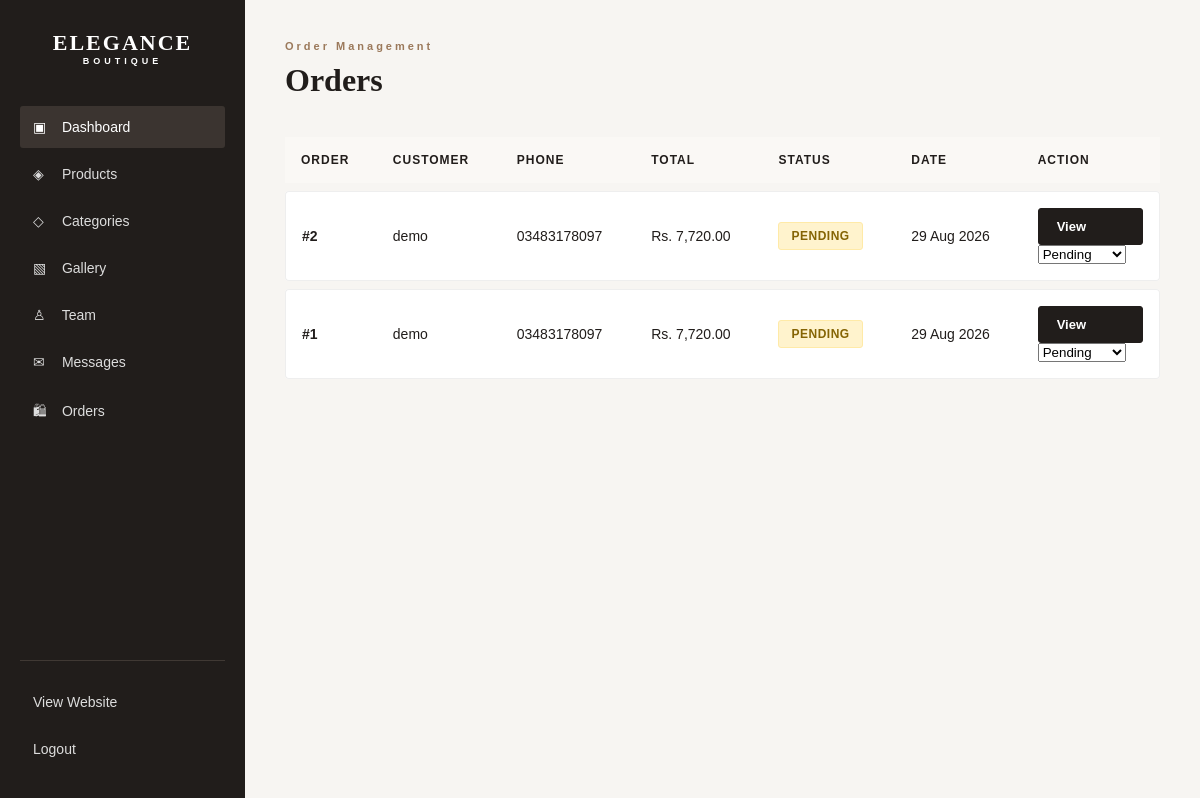
The app's page /admin/orders.php (signed in) with its own data.
### tables this page shows
CREATE TABLE `orders` (
  `id` int(11) NOT NULL,
  `customer_name` varchar(100) NOT NULL,
  `phone` varchar(30) NOT NULL,
  `address` text NOT NULL,
  `total_amount` decimal(10,2) NOT NULL DEFAULT 0.00,
  `status` enum('Pending','Confirmed','Processing','Shipped','Delivered','Cancelled') NOT NULL DEFAULT 'Pending',
  `created_at` timestamp NOT NULL DEFAULT current_timestamp()
);

### admin/orders.php (the view, shortened to what this page needs)
<?php
require_once "../config/database.php";
$sql = "
    SELECT
        id,
        customer_name,
        phone,
        address,
        total_amount,
        status,
        created_at
    FROM orders
    ORDER BY id DESC
";
$result = mysqli_query($conn, $sql);
$orders = [];
if ($result) {
    while ($row = mysqli_fetch_assoc($result)) {
        $orders[] = $row;
    }
} else {
    $errorMessage = "Failed to fetch orders: " . mysqli_error($conn);
}
?>
<!DOCTYPE html>
<html lang="en">
<head>
    <link
        rel="stylesheet"
        href="admin.css"
    >
</head>
<body>
</body>
<div class="admin-layout">
    <aside class="sidebar">
        <div class="admin-logo">
            <a href="../index.php">
                ELEGANCE
                <span>
                    BOUTIQUE
                </span>
            </a>
        </div>
        <nav class="sidebar-nav">
            <a
                href="dashboard.php"
                class="active"
            >
                <span>▣</span>
                Dashboard
            </a>
            <a href="products.php">
                <span>◈</span>
                Products
            </a>
            <a href="categories.php">
                <span>◇</span>
                Categories
            </a>
            <a href="gallery.php">
                <span>▧</span>
                Gallery
            </a>
            <a href="team.php">
                <span>♙</span>
                Team
            </a>
            <a href="messages.php">
                <span>✉</span>
                Messages
            </a>
<a href="orders.php">
    <span>🛍</span>
    Orders
</a>
        </nav>
        <div class="sidebar-bottom">
            <a
                href="../index.php"
                target="_blank"
            >
                View Website
            </a>
            <a href="logout.php">
                Logout
            </a>
        </div>
    </aside>
    <div class="admin-main">
        <div class="admin-page-header">
            <div>
                <p class="eyebrow">
                    Order Management
                </p>
                <h1>
                    Orders
                </h1>
            </div>
        </div>
        <?php if (empty($orders)): ?>
            <div class="admin-empty">
                <h3>
                    No Orders Yet
                </h3>
                <p>
                    Customer orders will appear here once they
                    place an order.
                </p>
            </div>
        <?php else: ?>
            <div class="admin-table-wrapper">
            <table class="admin-table">
                <thead>
                    <tr>
                        <th>
                            Order
                        </th>
                        <th>
                            Customer
                        </th>
                        <th>
                            Phone
                        </th>
                        <th>
                            Total
                        </th>
                        <th>
                            Status
                        </th>
                        <th>
                            Date
                        </th>
                        <th>
                            Action
                        </th>
                    </tr>
                </thead>
                <tbody>
                    <?php foreach ($orders as $order): ?>
                        <tr>
                            <td>
                                <strong>
                                    #<?= $order["id"] ?>
                                </strong>
                            </td>
                            <td>
                                <?= htmlspecialchars(
                                    $order["customer_name"]
                                ) ?>
                            </td>
                            <td>
                                <?= htmlspecialchars(
                                    $order["phone"]
                                ) ?>
                            </td>
                            <td>
                                Rs.
                                <?= number_format(
                                    $order["total_amount"],
                                    2
                                ) ?>
                            </td>
                            <td>
                                <span
                                    class="order-status status-<?= strtolower(
                                        $order["status"]
                                    ) ?>"
                                >
                                    <?= htmlspecialchars(
                                        $order["status"]
                                    ) ?>
                                </span>
                            </td>
                            <td>
                                <?= date(
                                    "d M Y",
                                    strtotime(
                                        $order["created_at"]
                                    )
                                ) ?>
                            </td>
                            <td>
                                <div class="order-actions">
                                    <a
                                        href="order_view.php?id=<?= $order["id"] ?>"
                                        class="admin-btn view-btn"
                                    >
                                        View
                                    </a>
                                    <form
                                        method="POST"
                                        class="status-form"
                                        onsubmit="return confirm('Update order status?')"
                                    >
                                        <select
                                            name="status"
                                            onchange="this.form.submit()"
                                            title="Update order status"
                                        >
                                            <?php foreach (ALLOWED_STATUSES as $status): ?>
                                                <option
                                                    value="<?= $status ?>"
                                                    <?= $order["status"] === $status
                                                        ? "selected"
                                                        : "" ?>
                                                >
                                                    <?= $status ?>
                                                </option>
                                            <?php endforeach; ?>
                                        </select>
                                    </form>
                                </div>
                            </td>
                        </tr>
                    <?php endforeach; ?>
                </tbody>
            </table>
        </div>
        <?php endif; ?>
    </div>
</div>

### admin/admin.css (style rules this page uses)
* { box-sizing: border-box; }
html { scroll-behavior: smooth; }
body { margin: 0; font-family: Arial, Helvetica, sans-serif; background: #f7f5f2; color: #211d1b; }
a { text-decoration: none; }
.admin-btn { width: 100%; padding: 14px; background: #211d1b; color: #ffffff; border: none; cursor: pointer; font-size: 15px; transition: 0.2s ease; }
.admin-layout { display: flex; min-height: 100vh; }
.sidebar { width: 245px; flex-shrink: 0; background: #211d1b; color: #ffffff; padding: 30px 20px; display: flex; flex-direction: column; }
.admin-logo { margin-bottom: 40px; text-align: center; }
.admin-logo a { color: #ffffff; text-decoration: none; font-family: Georgia, serif; font-size: 22px; font-weight: bold; letter-spacing: 2px; }
.admin-logo span { display: block; font-family: Arial, sans-serif; font-size: 9px; letter-spacing: 4px; }
.sidebar-nav { display: flex; flex-direction: column; gap: 5px; }
.sidebar-nav a, .sidebar-bottom a { color: #dddddd; text-decoration: none; padding: 13px; border-radius: 3px; font-size: 14px; transition: 0.2s ease; }
.sidebar-nav a:hover, .sidebar-nav a.active, .sidebar-bottom a:hover { background: #3b3430; color: #ffffff; }
.sidebar-nav span { display: inline-block; width: 25px; }
.sidebar-bottom { margin-top: auto; border-top: 1px solid #403934; padding-top: 20px; display: flex; flex-direction: column; gap: 5px; }
.admin-main { flex: 1; padding: 40px; max-width: 1500px; }
.admin-page-header { margin-bottom: 30px; }
.admin-page-header > div { display: block; width: 100%; }
.admin-page-header p.eyebrow { color: #9b795b; font-size: 11px; letter-spacing: 3px; font-weight: bold; margin: 0 0 10px; display: block; }
.admin-page-header h1 { font-family: Georgia, serif; font-size: 32px; color: #211d1b; margin: 0; display: block; }
.order-status { display: inline-block; padding: 6px 12px; border-radius: 3px; font-size: 12px; font-weight: 600; text-transform: uppercase; letter-spacing: 0.5px; }
.order-status.status-pending { background: #fff3cd; color: #856404; border: 1px solid #ffeaa7; }
.admin-page-header { display: flex; justify-content: space-between; align-items: flex-start; margin-bottom: 30px; gap: 30px; }
.admin-page-header > div { flex: 1; }
.admin-btn { display: inline-block; padding: 10px 18px; background: #211d1b; color: #ffffff; border: 1px solid #211d1b; border-radius: 3px; font-size: 13px; font-weight: 600; cursor: pointer; text-decoration: none; transition: 0.2s ease; float: right; }
.admin-table, .table-wrapper table { width: 100%; min-width: 750px; border-collapse: separate; border-spacing: 0 8px; background: #f7f5f2; }
.admin-table thead, .table-wrapper thead { background: #ffffff; }
.admin-table th, .table-wrapper th { text-align: left; padding: 16px; background: #faf8f5; color: #211d1b; font-size: 12px; text-transform: uppercase; letter-spacing: 1px; font-weight: 600; }
.admin-table tbody tr, .table-wrapper tbody tr { background: #ffffff; transition: 0.2s ease; }
.admin-table td, .table-wrapper td { padding: 16px; border-top: 1px solid #eeeeee; border-bottom: 1px solid #eeeeee; font-size: 14px; vertical-align: middle; }
.admin-table tbody td:first-child, .table-wrapper tbody td:first-child { border-left: 1px solid #eeeeee; border-top-left-radius: 4px; border-bottom-left-radius: 4px; }
.admin-table tbody td:last-child, .table-wrapper tbody td:last-child { border-right: 1px solid #eeeeee; border-top-right-radius: 4px; border-bottom-right-radius: 4px; }

### records on screen
orders: id "2", customer_name "demo", phone "03483178097", total_amount "7,720.00", status "PENDING", created_at "29 Aug 2026", status "Pending"
orders: id "1", customer_name "demo", phone "03483178097", total_amount "7,720.00", status "PENDING", created_at "29 Aug 2026", status "Pending"
